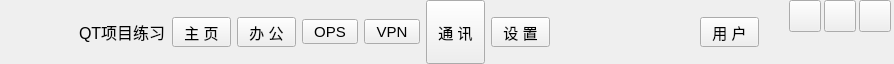
            <widget class="QWidget" name="title_widget_all" native="true">
             <property name="minimumSize">
              <size>
               <width>850</width>
               <height>64</height>
              </size>
             </property>
             <property name="maximumSize">
              <size>
               <width>16777215</width>
               <height>64</height>
              </size>
             </property>
             <property name="font">
              <font>
               <pointsize>12</pointsize>
              </font>
             </property>
             <property name="styleSheet">
              <string notr="true"/>
             </property>
             <layout class="QHBoxLayout" name="horizontalLayout_13">
              <property name="spacing">
               <number>0</number>
              </property>
              <property name="leftMargin">
               <number>0</number>
              </property>
              <property name="topMargin">
               <number>0</number>
              </property>
              <property name="rightMargin">
               <number>0</number>
              </property>
              <property name="bottomMargin">
               <number>0</number>
              </property>
              <item>
               <widget class="QWidget" name="widget_6" native="true">
                <layout class="QHBoxLayout" name="horizontalLayout_5">
                 <property name="leftMargin">
                  <number>0</number>
                 </property>
                 <property name="topMargin">
                  <number>0</number>
                 </property>
                 <property name="rightMargin">
                  <number>0</number>
                 </property>
                 <property name="bottomMargin">
                  <number>0</number>
                 </property>
                 <item>
                  <widget class="QWidget" name="widget" native="true">
                   <property name="minimumSize">
                    <size>
                     <width>0</width>
                     <height>64</height>
                    </size>
                   </property>
                   <property name="maximumSize">
                    <size>
                     <width>16777215</width>
                     <height>64</height>
                    </size>
                   </property>
                   <layout class="QHBoxLayout" name="horizontalLayout_2">
                    <property name="leftMargin">
                     <number>9</number>
                    </property>
                    <property name="topMargin">
                     <number>0</number>
                    </property>
                    <property name="rightMargin">
                     <number>0</number>
                    </property>
                    <property name="bottomMargin">
                     <number>0</number>
                    </property>
                    <item>
                     <widget class="QLabel" name="logo">
                      <property name="sizePolicy">
                       <sizepolicy hsizetype="Fixed" vsizetype="Fixed">
                        <horstretch>0</horstretch>
                        <verstretch>0</verstretch>
                       </sizepolicy>
                      </property>
                      <property name="minimumSize">
                       <size>
                        <width>64</width>
                        <height>64</height>
                       </size>
                      </property>
                      <property name="maximumSize">
                       <size>
                        <width>64</width>
                        <height>64</height>
                       </size>
                      </property>
                      <property name="text">
                       <string/>
                      </property>
                      <property name="pixmap">
                       <pixmap resource="images.qrc">:/images/main_logo.ico</pixmap>
                      </property>
                     </widget>
                    </item>
                    <item>
                     <widget class="QLabel" name="label_2">
                      <property name="sizePolicy">
                       <sizepolicy hsizetype="Fixed" vsizetype="Fixed">
                        <horstretch>0</horstretch>
                        <verstretch>0</verstretch>
                       </sizepolicy>
                      </property>
                      <property name="font">
                       <font>
                        <pointsize>12</pointsize>
                       </font>
                      </property>
                      <property name="text">
                       <string>QT项目练习</string>
                      </property>
                     </widget>
                    </item>
                   </layout>
                  </widget>
                 </item>
                 <item>
                  <widget class="QWidget" name="widget_2" native="true">
                   <property name="minimumSize">
                    <size>
                     <width>305</width>
                     <height>64</height>
                    </size>
                   </property>
                   <property name="maximumSize">
                    <size>
                     <width>16777215</width>
                     <height>64</height>
                    </size>
                   </property>
                   <property name="font">
                    <font>
                     <pointsize>9</pointsize>
                    </font>
                   </property>
                   <layout class="QHBoxLayout" name="horizontalLayout_3">
                    <property name="spacing">
                     <number>6</number>
                    </property>
                    <property name="leftMargin">
                     <number>0</number>
                    </property>
                    <property name="topMargin">
                     <number>0</number>
                    </property>
                    <property name="rightMargin">
                     <number>0</number>
                    </property>
                    <property name="bottomMargin">
                     <number>0</number>
                    </property>
                    <item>
                     <widget class="QToolButton" name="title_home_tbtn">
                      <property name="font">
                       <font>
                        <pointsize>11</pointsize>
                       </font>
                      </property>
                      <property name="toolTip">
                       <string>主 页</string>
                      </property>
                      <property name="text">
                       <string> 主 页 </string>
                      </property>
                      <property name="icon">
                       <iconset>
                        <normaloff>:/images/office.ico</normaloff>:/images/office.ico</iconset>
                      </property>
                      <property name="iconSize">
                       <size>
                        <width>36</width>
                        <height>36</height>
                       </size>
                      </property>
                      <property name="checkable">
                       <bool>false</bool>
                      </property>
                      <property name="toolButtonStyle">
                       <enum>Qt::ToolButtonTextUnderIcon</enum>
                      </property>
                     </widget>
                    </item>
                    <item>
                     <widget class="QToolButton" name="title_office_tbtn">
                      <property name="font">
                       <font>
                        <pointsize>11</pointsize>
                       </font>
                      </property>
                      <property name="toolTip">
                       <string>办 公</string>
                      </property>
                      <property name="text">
                       <string> 办 公 </string>
                      </property>
                      <property name="icon">
                       <iconset>
                        <normaloff>:/images/office.ico</normaloff>:/images/office.ico</iconset>
                      </property>
                      <property name="iconSize">
                       <size>
                        <width>36</width>
                        <height>36</height>
                       </size>
                      </property>
                      <property name="checkable">
                       <bool>false</bool>
                      </property>
                      <property name="toolButtonStyle">
                       <enum>Qt::ToolButtonTextUnderIcon</enum>
                      </property>
                     </widget>
                    </item>
                    <item>
                     <widget class="QToolButton" name="title_ops_tbtn">
                      <property name="font">
                       <font>
                        <pointsize>11</pointsize>
                       </font>
                      </property>
                      <property name="toolTip">
                       <string>运维专用</string>
                      </property>
                      <property name="text">
                       <string> OPS </string>
                      </property>
                      <property name="icon">
                       <iconset>
                        <normaloff>:/images/automation.ico</normaloff>:/images/automation.ico</iconset>
                      </property>
                      <property name="iconSize">
                       <size>
                        <width>36</width>
                        <height>36</height>
                       </size>
                      </property>
                      <property name="checkable">
                       <bool>false</bool>
                      </property>
                      <property name="toolButtonStyle">
                       <enum>Qt::ToolButtonTextUnderIcon</enum>
                      </property>
                     </widget>
                    </item>
                    <item>
                     <widget class="QToolButton" name="title_vpn_tbtn">
                      <property name="font">
                       <font>
                        <pointsize>11</pointsize>
                       </font>
                      </property>
                      <property name="toolTip">
                       <string>VPN代理</string>
                      </property>
                      <property name="text">
                       <string> VPN </string>
                      </property>
                      <property name="icon">
                       <iconset>
                        <normaloff>:/images/video.ico</normaloff>:/images/video.ico</iconset>
                      </property>
                      <property name="iconSize">
                       <size>
                        <width>36</width>
                        <height>36</height>
                       </size>
                      </property>
                      <property name="checkable">
                       <bool>false</bool>
                      </property>
                      <property name="toolButtonStyle">
                       <enum>Qt::ToolButtonTextUnderIcon</enum>
                      </property>
                     </widget>
                    </item>
                    <item>
                     <widget class="QToolButton" name="title_instantly_tbtn">
                      <property name="minimumSize">
                       <size>
                        <width>58</width>
                        <height>64</height>
                       </size>
                      </property>
                      <property name="font">
                       <font>
                        <pointsize>11</pointsize>
                       </font>
                      </property>
                      <property name="toolTip">
                       <string>实时通讯</string>
                      </property>
                      <property name="text">
                       <string> 通 讯 </string>
                      </property>
                      <property name="iconSize">
                       <size>
                        <width>36</width>
                        <height>36</height>
                       </size>
                      </property>
                      <property name="checkable">
                       <bool>false</bool>
                      </property>
                      <property name="toolButtonStyle">
                       <enum>Qt::ToolButtonTextUnderIcon</enum>
                      </property>
                     </widget>
                    </item>
                    <item>
                     <widget class="QToolButton" name="title_settting_tbtn">
                      <property name="font">
                       <font>
                        <pointsize>11</pointsize>
                       </font>
                      </property>
                      <property name="toolTip">
                       <string>设 置</string>
                      </property>
                      <property name="text">
                       <string> 设 置 </string>
                      </property>
                      <property name="icon">
                       <iconset>
                        <normaloff>:/images/setting.ico</normaloff>:/images/setting.ico</iconset>
                      </property>
                      <property name="iconSize">
                       <size>
                        <width>36</width>
                        <height>36</height>
                       </size>
                      </property>
                      <property name="checkable">
                       <bool>false</bool>
                      </property>
                      <property name="toolButtonStyle">
                       <enum>Qt::ToolButtonTextUnderIcon</enum>
                      </property>
                     </widget>
                    </item>
                    <item>
                     <spacer name="horizontalSpacer">
                      <property name="orientation">
                       <enum>Qt::Horizontal</enum>
                      </property>
                      <property name="sizeHint" stdset="0">
                       <size>
                        <width>40</width>
                        <height>20</height>
                       </size>
                      </property>
                     </spacer>
                    </item>
                   </layout>
                  </widget>
                 </item>
                </layout>
               </widget>
              </item>
              <item>
               <widget class="QWidget" name="widget_5" native="true">
                <property name="minimumSize">
                 <size>
                  <width>0</width>
                  <height>64</height>
                 </size>
                </property>
                <property name="maximumSize">
                 <size>
                  <width>16777215</width>
                  <height>64</height>
                 </size>
                </property>
                <layout class="QHBoxLayout" name="horizontalLayout_4">
                 <property name="leftMargin">
                  <number>0</number>
                 </property>
                 <property name="topMargin">
                  <number>0</number>
                 </property>
                 <property name="rightMargin">
                  <number>0</number>
                 </property>
                 <property name="bottomMargin">
                  <number>0</number>
                 </property>
                 <item>
                  <spacer name="horizontalSpacer_3">
                   <property name="orientation">
                    <enum>Qt::Horizontal</enum>
                   </property>
                   <property name="sizeHint" stdset="0">
                    <size>
                     <width>35</width>
                     <height>20</height>
                    </size>
                   </property>
                  </spacer>
                 </item>
                 <item>
                  <spacer name="horizontalSpacer_4">
                   <property name="orientation">
                    <enum>Qt::Horizontal</enum>
                   </property>
                   <property name="sizeHint" stdset="0">
                    <size>
                     <width>75</width>
                     <height>20</height>
                    </size>
                   </property>
                  </spacer>
                 </item>
                 <item>
                  <widget class="QToolButton" name="title_users_tbtn">
                   <property name="font">
                    <font>
                     <pointsize>11</pointsize>
                    </font>
                   </property>
                   <property name="toolTip">
                    <string>用户中心</string>
                   </property>
                   <property name="text">
                    <string> 用 户 </string>
                   </property>
                   <property name="icon">
                    <iconset>
                     <normaloff>:/images/user_accounts.ico</normaloff>:/images/user_accounts.ico</iconset>
                   </property>
                   <property name="iconSize">
                    <size>
                     <width>36</width>
                     <height>36</height>
                    </size>
                   </property>
                   <property name="checkable">
                    <bool>false</bool>
                   </property>
                   <property name="toolButtonStyle">
                    <enum>Qt::ToolButtonTextUnderIcon</enum>
                   </property>
                  </widget>
                 </item>
                </layout>
               </widget>
              </item>
              <item>
               <widget class="QWidget" name="widget_8" native="true">
                <property name="minimumSize">
                 <size>
                  <width>0</width>
                  <height>64</height>
                 </size>
                </property>
                <property name="maximumSize">
                 <size>
                  <width>16777215</width>
                  <height>64</height>
                 </size>
                </property>
                <layout class="QHBoxLayout" name="horizontalLayout">
                 <property name="spacing">
                  <number>0</number>
                 </property>
                 <property name="leftMargin">
                  <number>0</number>
                 </property>
                 <property name="topMargin">
                  <number>0</number>
                 </property>
                 <property name="rightMargin">
                  <number>0</number>
                 </property>
                 <property name="bottomMargin">
                  <number>0</number>
                 </property>
                 <item>
                  <spacer name="horizontalSpacer_2">
                   <property name="orientation">
                    <enum>Qt::Horizontal</enum>
                   </property>
                   <property name="sizeType">
                    <enum>QSizePolicy::Fixed</enum>
                   </property>
                   <property name="sizeHint" stdset="0">
                    <size>
                     <width>30</width>
                     <height>64</height>
                    </size>
                   </property>
                  </spacer>
                 </item>
                 <item>
                  <widget class="QWidget" name="widget_7" native="true">
                   <property name="minimumSize">
                    <size>
                     <width>105</width>
                     <height>64</height>
                    </size>
                   </property>
                   <property name="maximumSize">
                    <size>
                     <width>105</width>
                     <height>64</height>
                    </size>
                   </property>
                   <layout class="QVBoxLayout" name="verticalLayout">
                    <property name="spacing">
                     <number>0</number>
                    </property>
                    <property name="leftMargin">
                     <number>0</number>
                    </property>
                    <property name="topMargin">
                     <number>0</number>
                    </property>
                    <property name="rightMargin">
                     <number>0</number>
                    </property>
                    <property name="bottomMargin">
                     <number>0</number>
                    </property>
                    <item>
                     <widget class="QWidget" name="widget_3" native="true">
                      <property name="minimumSize">
                       <size>
                        <width>105</width>
                        <height>32</height>
                       </size>
                      </property>
                      <property name="maximumSize">
                       <size>
                        <width>105</width>
                        <height>32</height>
                       </size>
                      </property>
                      <layout class="QHBoxLayout" name="horizontalLayout_12">
                       <property name="spacing">
                        <number>3</number>
                       </property>
                       <property name="leftMargin">
                        <number>0</number>
                       </property>
                       <property name="topMargin">
                        <number>0</number>
                       </property>
                       <property name="rightMargin">
                        <number>0</number>
                       </property>
                       <property name="bottomMargin">
                        <number>0</number>
                       </property>
                       <item>
                        <widget class="QPushButton" name="ptn_main_min">
                         <property name="minimumSize">
                          <size>
                           <width>32</width>
                           <height>32</height>
                          </size>
                         </property>
                         <property name="maximumSize">
                          <size>
                           <width>32</width>
                           <height>32</height>
                          </size>
                         </property>
                         <property name="text">
                          <string/>
                         </property>
                         <property name="iconSize">
                          <size>
                           <width>16</width>
                           <height>16</height>
                          </size>
                         </property>
                        </widget>
                       </item>
                       <item>
                        <widget class="QPushButton" name="ptn_main_max">
                         <property name="minimumSize">
                          <size>
                           <width>32</width>
                           <height>32</height>
                          </size>
                         </property>
                         <property name="maximumSize">
                          <size>
                           <width>32</width>
                           <height>32</height>
                          </size>
                         </property>
                         <property name="text">
                          <string/>
                         </property>
                         <property name="iconSize">
                          <size>
                           <width>16</width>
                           <height>16</height>
                          </size>
                         </property>
                        </widget>
                       </item>
                       <item>
                        <widget class="QPushButton" name="ptn_main_exit">
                         <property name="minimumSize">
                          <size>
                           <width>32</width>
                           <height>32</height>
                          </size>
                         </property>
                         <property name="maximumSize">
                          <size>
                           <width>32</width>
                           <height>32</height>
                          </size>
                         </property>
                         <property name="text">
                          <string/>
                         </property>
                         <property name="iconSize">
                          <size>
                           <width>16</width>
                           <height>16</height>
                          </size>
                         </property>
                        </widget>
                       </item>
                      </layout>
                     </widget>
                    </item>
                    <item>
                     <spacer name="verticalSpacer">
                      <property name="orientation">
                       <enum>Qt::Vertical</enum>
                      </property>
                      <property name="sizeHint" stdset="0">
                       <size>
                        <width>20</width>
                        <height>29</height>
                       </size>
                      </property>
                     </spacer>
                    </item>
                   </layout>
                  </widget>
                 </item>
                </layout>
               </widget>
              </item>
             </layout>
            </widget>
